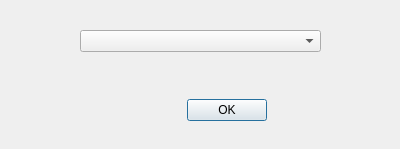
<?xml version="1.0" encoding="UTF-8"?>
<ui version="4.0">
 <class>AspectRatioSettingsDialog</class>
 <widget class="QDialog" name="AspectRatioSettingsDialog">
  <property name="geometry">
   <rect>
    <x>0</x>
    <y>0</y>
    <width>400</width>
    <height>149</height>
   </rect>
  </property>
  <property name="windowTitle">
   <string>Set the project aspect ratio</string>
  </property>
  <widget class="QWidget" name="horizontalLayoutWidget">
   <property name="geometry">
    <rect>
     <x>0</x>
     <y>70</y>
     <width>401</width>
     <height>80</height>
    </rect>
   </property>
   <layout class="QHBoxLayout" name="horizontalLayout">
    <item>
     <spacer name="horizontalSpacer">
      <property name="orientation">
       <enum>Qt::Horizontal</enum>
      </property>
      <property name="sizeHint" stdset="0">
       <size>
        <width>40</width>
        <height>20</height>
       </size>
      </property>
     </spacer>
    </item>
    <item>
     <widget class="QDialogButtonBox" name="buttonBox">
      <property name="orientation">
       <enum>Qt::Horizontal</enum>
      </property>
      <property name="standardButtons">
       <set>QDialogButtonBox::Ok</set>
      </property>
     </widget>
    </item>
    <item>
     <spacer name="horizontalSpacer_2">
      <property name="orientation">
       <enum>Qt::Horizontal</enum>
      </property>
      <property name="sizeHint" stdset="0">
       <size>
        <width>40</width>
        <height>20</height>
       </size>
      </property>
     </spacer>
    </item>
   </layout>
  </widget>
  <widget class="QComboBox" name="aspectRationComboBox">
   <property name="geometry">
    <rect>
     <x>80</x>
     <y>30</y>
     <width>241</width>
     <height>22</height>
    </rect>
   </property>
  </widget>
 </widget>
 <resources/>
 <connections>
  <connection>
   <sender>buttonBox</sender>
   <signal>accepted()</signal>
   <receiver>AspectRatioSettingsDialog</receiver>
   <slot>accept()</slot>
   <hints>
    <hint type="sourcelabel">
     <x>248</x>
     <y>254</y>
    </hint>
    <hint type="destinationlabel">
     <x>157</x>
     <y>274</y>
    </hint>
   </hints>
  </connection>
  <connection>
   <sender>buttonBox</sender>
   <signal>rejected()</signal>
   <receiver>AspectRatioSettingsDialog</receiver>
   <slot>reject()</slot>
   <hints>
    <hint type="sourcelabel">
     <x>316</x>
     <y>260</y>
    </hint>
    <hint type="destinationlabel">
     <x>286</x>
     <y>274</y>
    </hint>
   </hints>
  </connection>
 </connections>
</ui>
